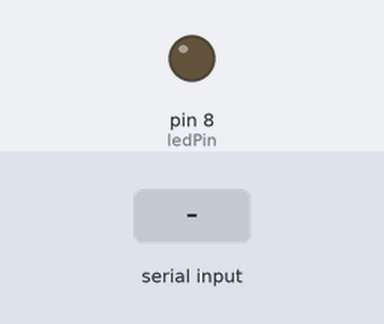
Bench run of a sketch on a simulated Arduino Uno, built with avr-gcc and run on an emulated ATmega328P. On the bench: output pins drawn as LEDs (lit = HIGH). Dashed ring = blinking. The test bench sets the inputs (shaded band).

Above: at 1.2 s.
1.3 s: "h" received over Serial
At 1.55 s:
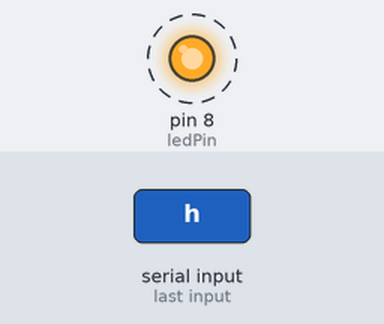
4.3 s: "l" received over Serial
At 4.8 s:
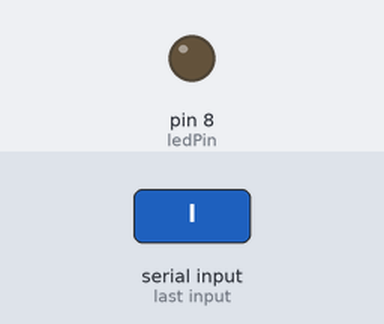
Timing chart, 0 to 7.3 s (numbered marks = the images above; inputs shaded):
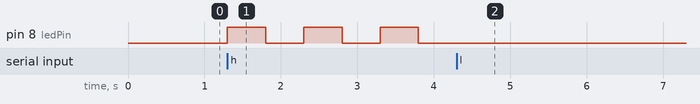

The sketch:

Led_emergencia.ino
```cpp
const int ledPin =  8; //Se asigna el pin al Led
int ledState = LOW; //Se declara el estado del Led

unsigned long previousMillis = 0;
const long interval = 500; //Intervalo de tiempo del parpadeo

int incomingByte;
int parpadeo = 0;

void setup() {
  pinMode(ledPin, OUTPUT);
  //Se declara la salida del Led
  Serial.begin(9600);
  //Se declara la frecuencia
}

void loop() {
  lecturapuerto();
  if (parpadeo == 1) {
    controlLEDmillis();
  }
  digitalWrite(ledPin, ledState);
}

void controlLEDmillis() { //Se crea un void para el parpadeo
  unsigned long currentMillis = millis();
  if (currentMillis - previousMillis >= interval) {
    previousMillis = currentMillis;
    if (ledState == LOW) {
      ledState = HIGH;
    } else {
      ledState = LOW;
    }
  }
}

void lecturapuerto() { //Se crea un void para establecer la función de las letras que se mandarán por el teclado
  if (Serial.available() > 0) {
    incomingByte = Serial.read();
    if (incomingByte == 'h') {
      parpadeo = 1;
    }
    else if (incomingByte == 'l') {
      ledState = LOW;
      parpadeo = 0;
    }
  }
}
```

Measured:
- after the input at 1.3 s, pin 8 (ledPin): alternates HIGH for 0.50 s and LOW for 0.50 s, starting at once
- after the input at 4.3 s, pin 8 (ledPin): stops changing and stays LOW
